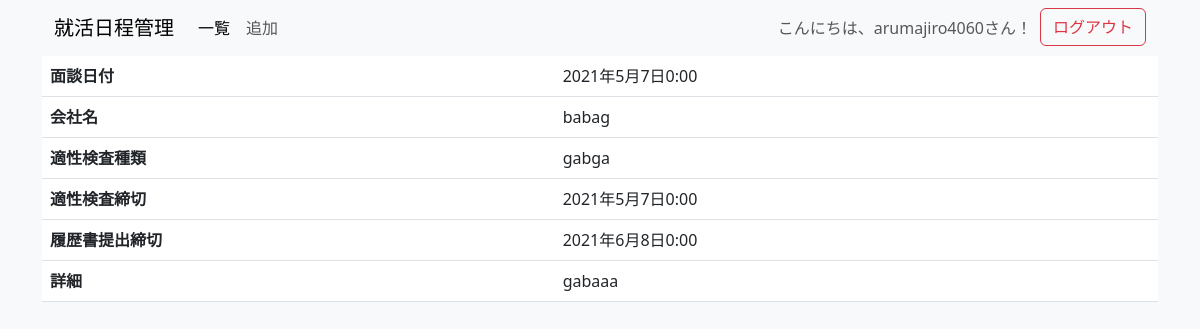
Before: /detail/6 (signed in) with the older database file.
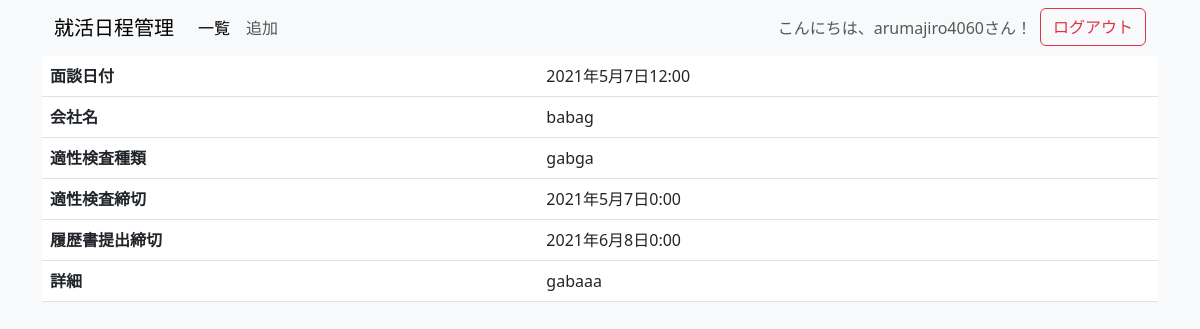
After: the same page with the newer database file.
### manage_app/models.py (models this page shows, shortened)
class Day(models.Model):
    date_of_interview = models.DateTimeField('面談日付')
    name_of_company = models.CharField('会社名',max_length=200)
    what_kinda_spi = models.CharField('適性検査種類',max_length=100)
    date_of_spi = models.DateTimeField('適性検査日付')
    resume_of_spi = models.DateTimeField('履歴書提出日時')
    detail_text = models.TextField('詳細')
    author = models.ForeignKey(User, on_delete=models.CASCADE, verbose_name='投稿者')

### manage_app/views.py (the view)
# urls.py: path('detail/<int:pk>',views.DetailView.as_view(),name='detail'),
class DetailView(LoginRequiredMixin, generic.DetailView):
    model = Day

### manage_app/templates/manage_app/day_detail.html
{% extends 'manage_app/base.html' %}
{% block content %}
<table class="table">
    <tr>
        <th>面談日付</th>
        <td>{{day.date_of_interview}}</td>
    </tr>
    <tr>
        <th>会社名</th>
        <td>{{day.name_of_company}}</td>
    </tr>
    <tr>
        <th>適性検査種類</th>
        <td>{{day.what_kinda_spi}}</td>
    </tr>
    <tr>
        <th>適性検査締切</th>
        <td>{{day.date_of_spi}}</td>
    </tr>
    <tr>
        <th>履歴書提出締切</th>
        <td>{{day.resume_of_spi}}</td>
    </tr>
    <tr>
        <th>詳細</th>
        <td>{{day.detail_text | linebreaksbr }}</td>
    </tr>
</table>
{% endblock %}

### manage_app/templates/manage_app/base.html (shortened to what this page needs)
<!DOCTYPE html>
<html lang="ja">
<head>
    {% load static %}
    <link href="https://cdn.jsdelivr.net/npm/bootstrap@5.3.0/dist/css/bootstrap.min.css" rel="stylesheet">
    <link href="{% static 'css/style.css' %}" rel="stylesheet">
</head>
<body>
    <div class="container">
        <nav class="navbar navbar-expand-lg navbar-light bg-light">
            <div class="container-fluid">
                <a class="navbar-brand" href="{% url 'manage_app:index' %}">就活日程管理</a>
                <div class="collapse navbar-collapse" id="navbarNav">
                    <ul class="navbar-nav me-auto mb-2 mb-lg-0">
                        <li class="nav-item">
                            <a class="nav-link active" href="{% url 'manage_app:index' %}">一覧</a>
                        </li>
                        <li class="nav-item">
                            <a class="nav-link" href="{% url 'manage_app:add' %}">追加</a>
                        </li>
                    </ul>
                    <ul class="navbar-nav">
                        {% if user.is_authenticated %}
                            <li class="nav-item">
                                <span class="nav-link">こんにちは、{{ user.username }}さん！</span>
                            </li>
                            <li class="nav-item">
                                <form method="post" action="{% url 'manage_app:logout' %}">
                                    <button type="submit" class="btn btn-outline-danger">ログアウト</button>
                                </form>
                            </li>
                        {% else %}
                            <li class="nav-item">
                                <a class="nav-link" href="{% url 'manage_app:login' %}">ログイン</a>
                            </li>
                        {% endif %}
                    </ul>
                </div>
            </div>
        </nav>
        {% block content %}
        {% endblock %}
    </div>
</body>
</html>

### static/css/style.css (style rules this page uses)
body { background-color: #f8f9fa; }

Changed rows visible on the page:
changed Day "babag": date_of_interview "2021年5月7日0:00" → "2021年5月7日12:00"
